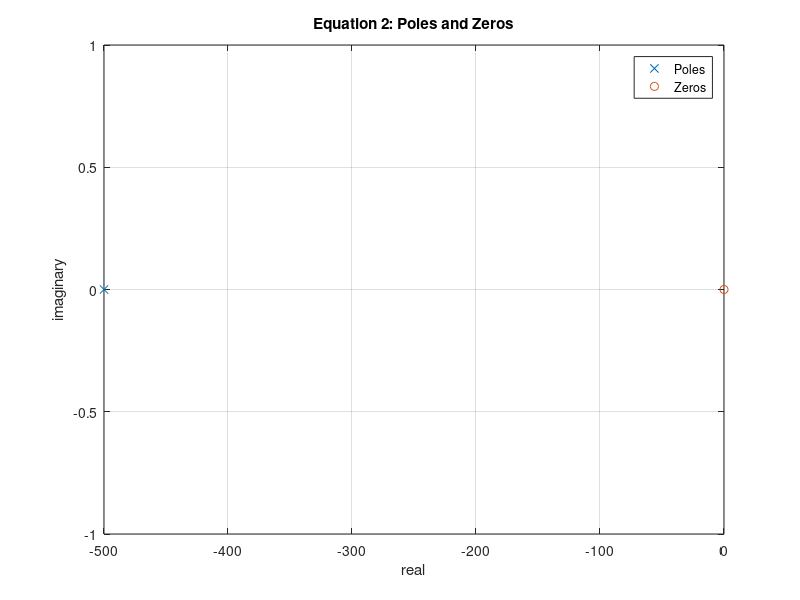

Write the MATLAB code that produced this figure.
%% Equation 1
x = [-500];
y = [0];
plot(x, y,'x');
hold on;
x = [0];
y = [0];
plot(x, y, 'o');
legend('Poles', 'Zeros');
grid on;
title('Equation 2: Poles and Zeros');
xlabel('real');
ylabel('imaginary');
print('equation2poleszeros', '-dpng');